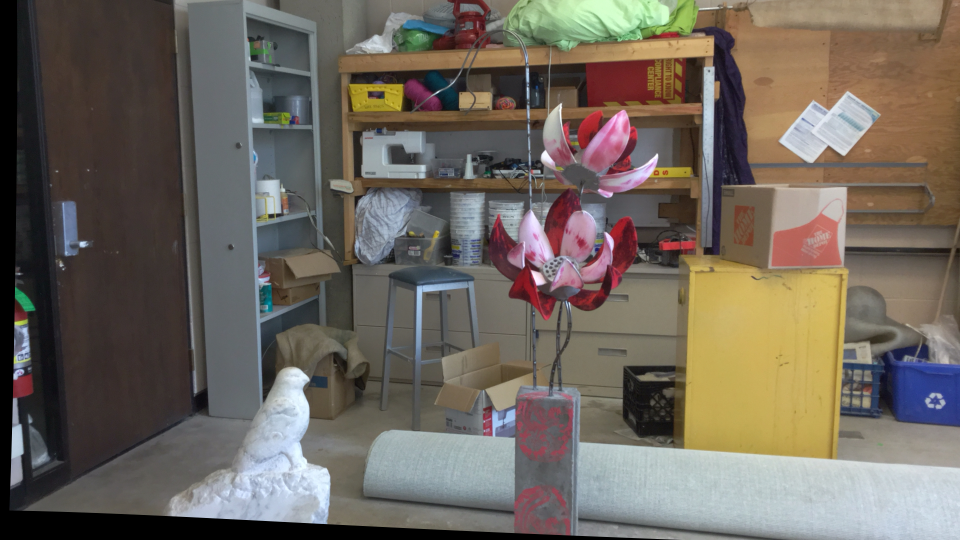
#> input picture sem_5/OIIS/lab_5/left.jpg, 1920 x 1080 px (shown at 1/2 size)
$ python anaglyph.py
#> lines starting #> are read from the running program, lines starting #| are printed output that depends on the picture
#> in main, left_img is the input picture: shape (1080, 1920, 3); mean B, G, R 93.4, 102.6, 110.2
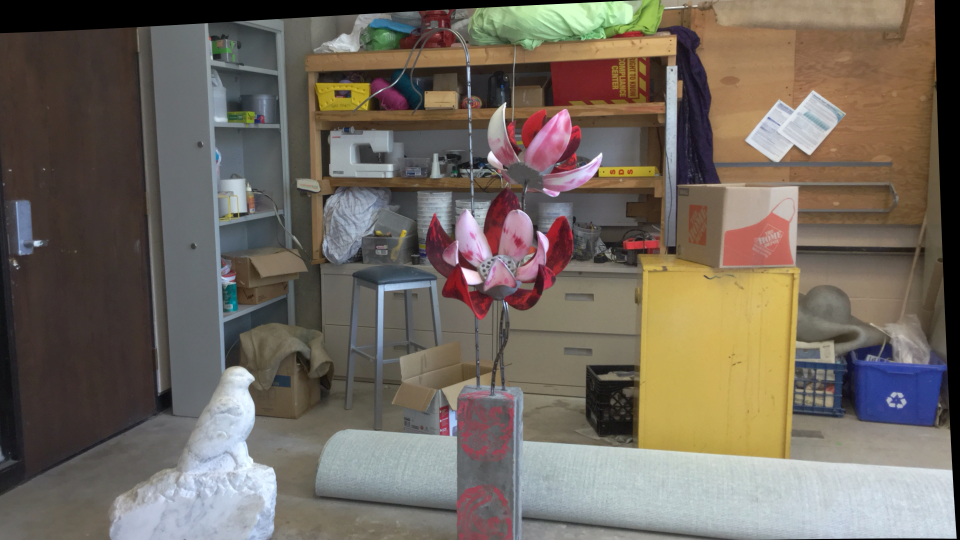
#> input picture sem_5/OIIS/lab_5/right.jpg, 1920 x 1080 px (shown at 1/2 size)
#> in main, right_img is the input picture: shape (1080, 1920, 3); mean B, G, R 94.7, 104.8, 113.5
import cv2
import numpy as np
import matplotlib.pyplot as plt
import sys
import os


def create_anaglyph(left_img, right_img):

    if len(left_img.shape) == 3:
        left_gray = cv2.cvtColor(left_img, cv2.COLOR_BGR2GRAY)
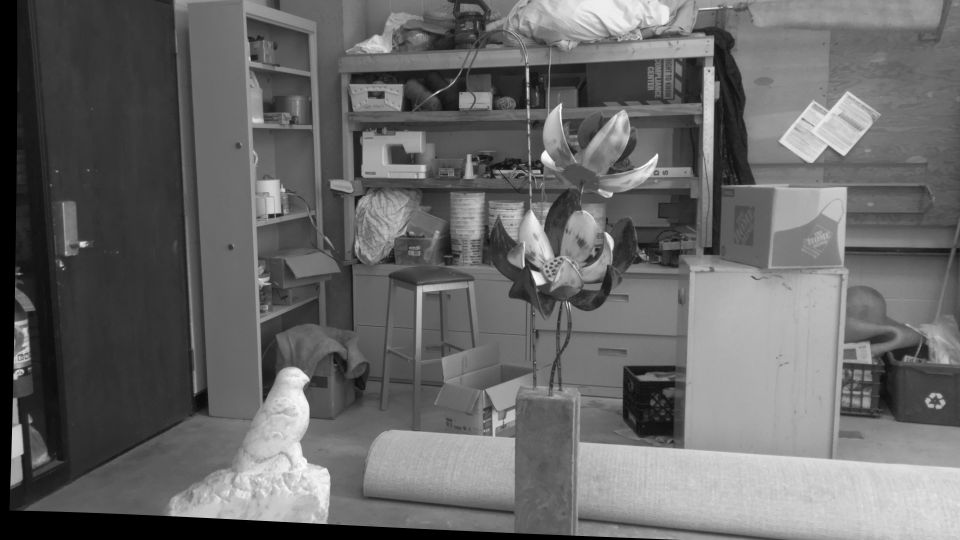
#> left_gray: shape (1080, 1920) (shown at 1/2 size); min 0, max 255, mean 103.9
    else:
        left_gray = left_img

    if len(right_img.shape) == 3:
        right_gray = cv2.cvtColor(right_img, cv2.COLOR_BGR2GRAY)
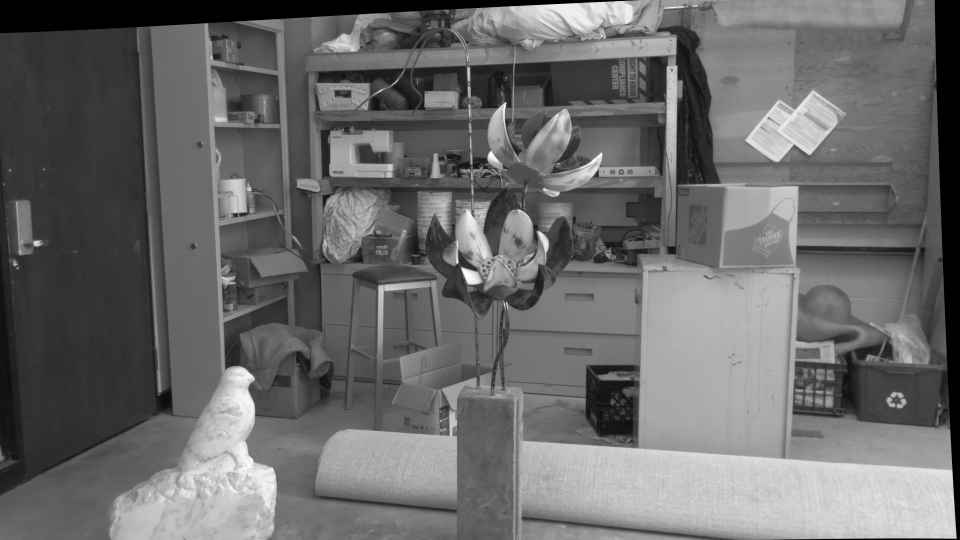
#> right_gray: shape (1080, 1920) (shown at 1/2 size); min 0, max 255, mean 106.2
    else:
        right_gray = right_img

    h = min(left_gray.shape[0], right_gray.shape[0])
#> h = 1080
    w = min(left_gray.shape[1], right_gray.shape[1])
#> w = 1920
    left_gray = cv2.resize(left_gray, (w, h))
    right_gray = cv2.resize(right_gray, (w, h))

    anaglyph = np.zeros((h, w, 3), dtype=np.uint8)
    anaglyph[:, :, 0] = right_gray
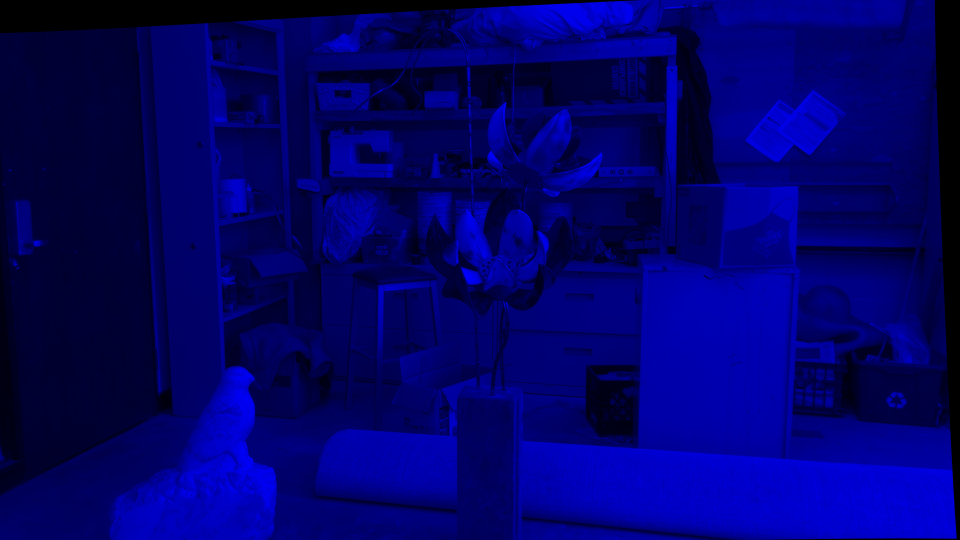
#> anaglyph: shape (1080, 1920, 3) (shown at 1/2 size); mean of channels 0, 1, 2 106.2, 0, 0; drawn as B, G, R
    anaglyph[:, :, 1] = right_gray
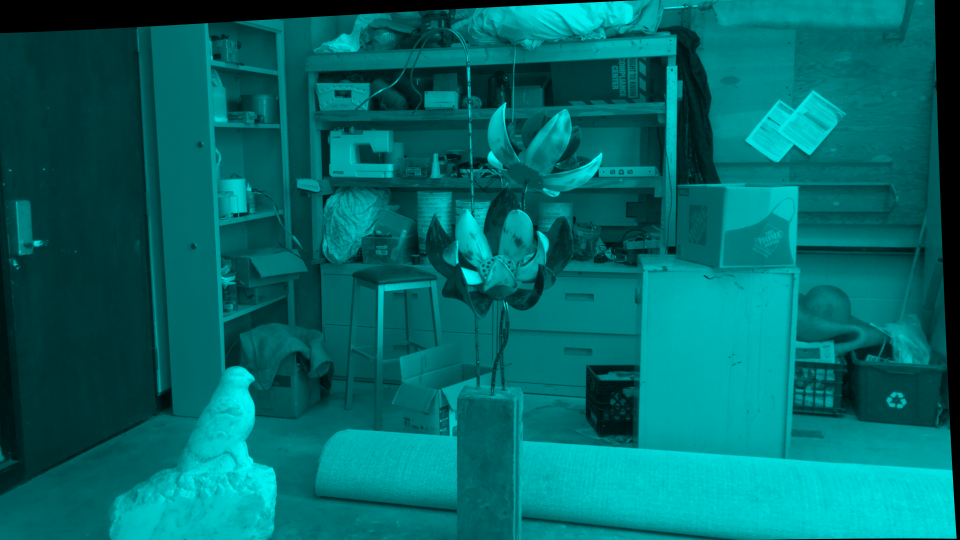
#> anaglyph: shape (1080, 1920, 3) (shown at 1/2 size); mean of channels 0, 1, 2 106.2, 106.2, 0; drawn as B, G, R
    anaglyph[:, :, 2] = left_gray
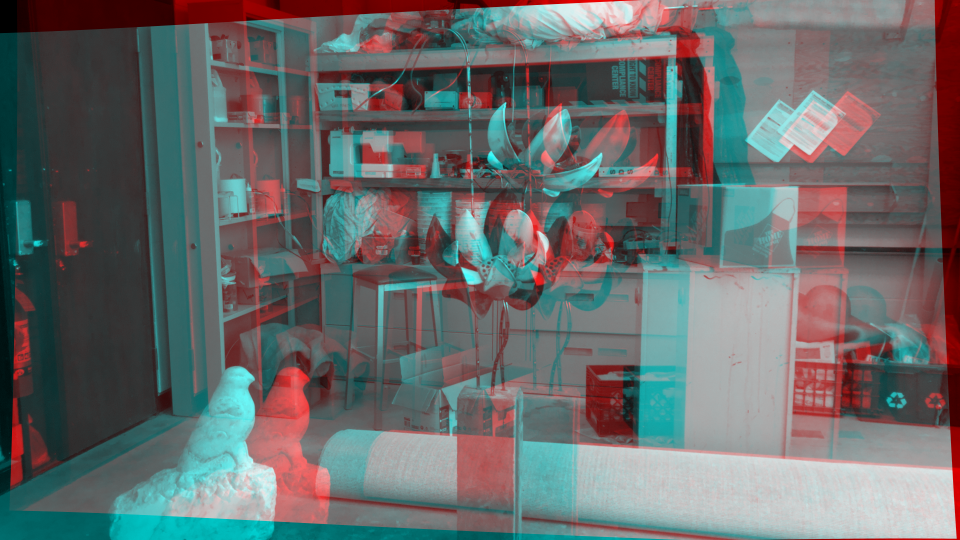
#> anaglyph: shape (1080, 1920, 3) (shown at 1/2 size); mean of channels 0, 1, 2 106.2, 106.2, 103.9; drawn as B, G, R

    return anaglyph


def show_images(left, right, anaglyph):
    plt.figure(figsize=(15, 5))

    plt.subplot(1, 3, 1)
    plt.imshow(cv2.cvtColor(left, cv2.COLOR_BGR2RGB) if len(left.shape) == 3 else left, cmap='gray')
    plt.title('Левое изображение')
    plt.axis('off')

    plt.subplot(1, 3, 2)
    plt.imshow(cv2.cvtColor(right, cv2.COLOR_BGR2RGB) if len(right.shape) == 3 else right, cmap='gray')
    plt.title('Правое изображение')
    plt.axis('off')

    plt.subplot(1, 3, 3)
    plt.imshow(cv2.cvtColor(anaglyph, cv2.COLOR_BGR2RGB))
    plt.title('Анаглиф (стерео)')
    plt.axis('off')

    plt.tight_layout()
    plt.show()
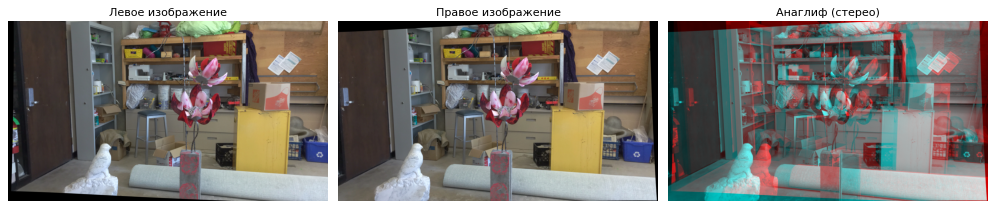
#> figure drawn by matplotlib, 3 panels


def main():
    if len(sys.argv) == 3:
        left_path = sys.argv[1]
        right_path = sys.argv[2]
    else:
        left_path = 'left.jpg'
        right_path = 'right.jpg'

    if not os.path.exists(left_path):
        print(f"Ошибка: файл '{left_path}' не найден.")
        return
    if not os.path.exists(right_path):
        print(f"Ошибка: файл '{right_path}' не найден.")
        return

    left_img = cv2.imread(left_path)
    right_img = cv2.imread(right_path)

    if left_img is None:
        print("Не удалось загрузить левое изображение.")
        return
    if right_img is None:
        print("Не удалось загрузить правое изображение.")
        return

    anaglyph = create_anaglyph(left_img, right_img)

    show_images(left_img, right_img, anaglyph)

    cv2.imwrite('stereo_anaglyph.jpg', anaglyph)
    print("Стереоскопическое изображение сохранено как 'stereo_anaglyph.jpg'.")


if __name__ == '__main__':
    main()
